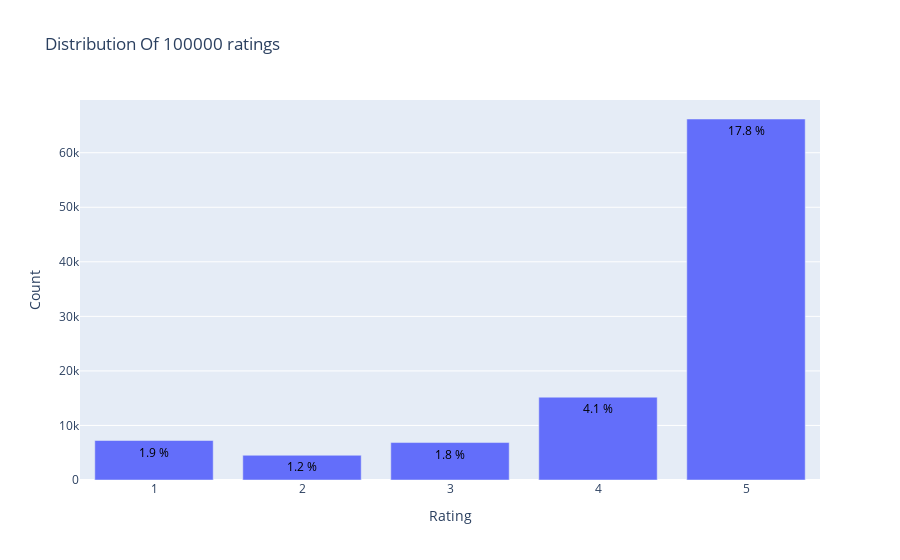

Source (notebook cell):
### Markdown cell above
Ratings Distribution

### Code cell
from plotly.offline import init_notebook_mode, plot, iplot
import plotly.graph_objs as go
init_notebook_mode(connected=True)

data = df1['overall'].value_counts().sort_index(ascending=False)
trace = go.Bar(x = data.index,
               text = ['{:.1f} %'.format(val) for val in (data.values / df.shape[0] * 100)],
               textposition = 'auto',
               textfont = dict(color = '#000000'),
               y = data.values,
               )
# Create layout
layout = dict(title = 'Distribution Of {} ratings'.format(df1.shape[0]),
              xaxis = dict(title = 'Rating'),
              yaxis = dict(title = 'Count'))
# Create plot
fig = go.Figure(data=[trace], layout=layout)
fig.show()

### Figure 1 — Plotly figure (JSON) as saved in the notebook; plotly's stock layout.template omitted (floating-point values rounded to 4 significant figures)
{"data": [{"text": ["17.8 %", "4.1 %", "1.8 %", "1.2 %", "1.9 %"], "textfont": {"color": "#000000"}, "textposition": "auto", "type": "bar", "x": [5, 4, 3, 2, 1], "y": [66182, 15181, 6864, 4534, 7239]}], "layout": {"title": {"text": "Distribution Of 100000 ratings"}, "xaxis": {"title": {"text": "Rating"}}, "yaxis": {"title": {"text": "Count"}}}}
